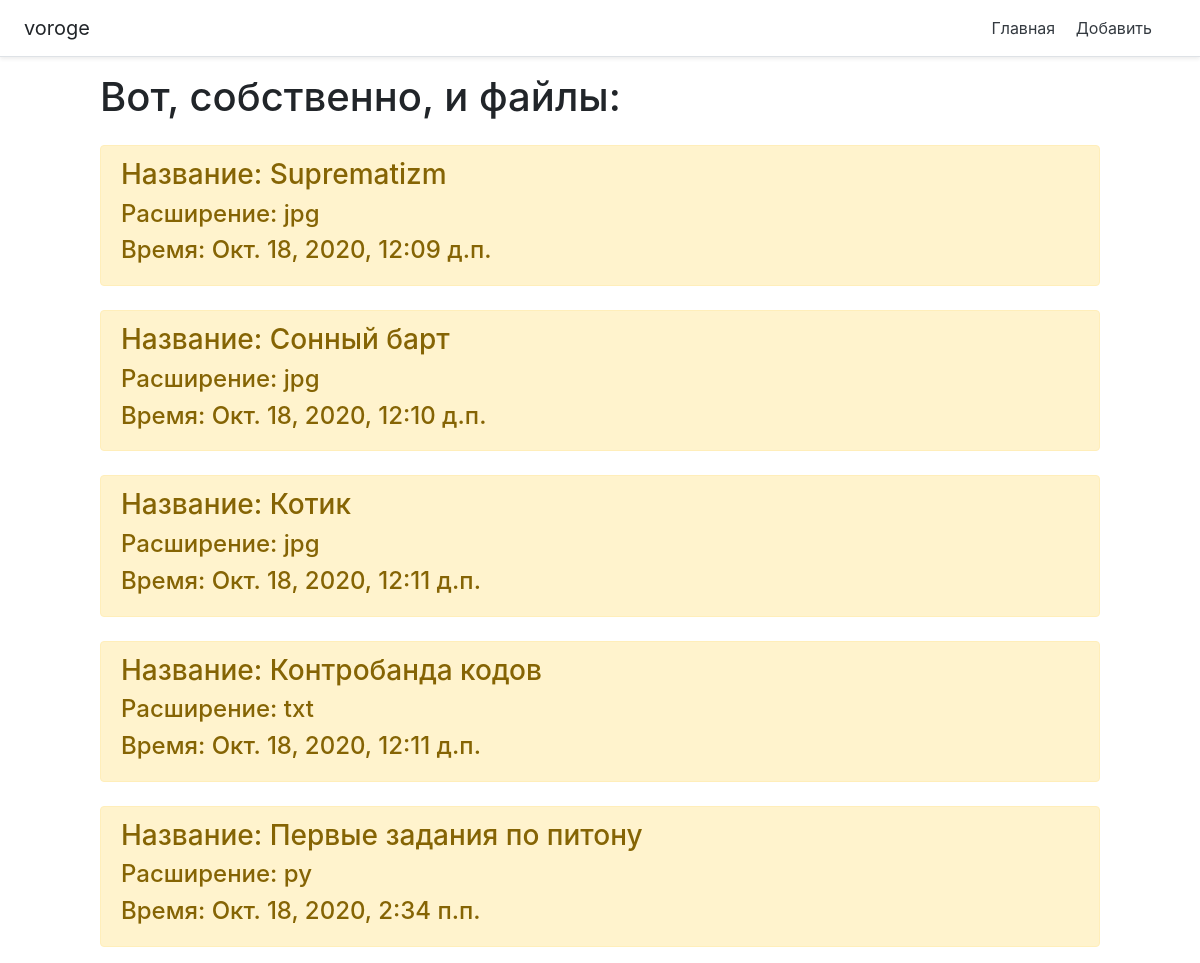
Page /data on the committed database.
### main/models.py (models this page shows, shortened)
class direct(models.Model):
    titleFile = models.CharField('Имя файла', default=timezone.now, max_length=50)
    samFile = models.FileField('Файл', null=True, blank=True)
    timeFile = models.DateTimeField(default=timezone.now)
    class Meta:
        verbose_name = 'Файл'
        verbose_name_plural = 'Файлы'

### main/views.py (the view)
# urls.py: path('data', views.data, name='data'),
def data(request):
    files = direct.objects.all()
    extensions = []
    for el in files:
        extensions.append(os.path.splitext(el.samFile.path)[1][1:])
    fusion = zip(files, extensions)
    return render(request, 'main/data.html', {'title': 'Файлы директории',
                                              'fusion': fusion,
                                              })

### main/templates/main/data.html (shortened to what this page needs)
{% extends 'main/base.html' %}
{% block content %}
    <h1>Вот, собственно, и файлы:</h1>
    {% if fusion %}
            {% for el, ex in fusion %}
                <div class="alert alert-warning mt-4">
                    <h3>Название: {{ el.titleFile }}</h3>
                    <h4>Расширение: {{ ex }}</h4>
                    <h4>Время: {{ el.timeFile }}</h4>
                </div>
            {% endfor %}
    {% else %}
        <p>В директории пустота</p>
    {% endif %}
{% endblock %}

### main/templates/main/base.html (shortened to what this page needs)
<!doctype html>
<html lang="ru">
<head>
    <link rel="stylesheet" href="https://stackpath.bootstrapcdn.com/bootstrap/4.5.2/css/bootstrap.min.css">
</head>
<body>
    <div class="d-flex flex-column flex-md-row align-items-center p-3 px-md-4 mb-3 bg-white border-bottom shadow-sm">
        <h5 class="my-0 mr-md-auto font-weight-normal">voroge</h5>
        <nav class="my-2 my-md-0 mr-md-3">
            <a class="p-2 text-dark" href="{% url 'main' %}">Главная</a>
            <a class="p-2 text-dark" href="{% url 'add' %}">Добавить</a>
        </nav>
    </div>
    <div style="margin-left: 100px; margin-right: 100px; margin-top: 15px">
       {% block content %}{% endblock %}
    </div>
</body>
</html>

### rows in the picture
direct: titleFile "Suprematizm", ex "jpg", timeFile "Окт. 18, 2020, 12:09 д.п."
direct: titleFile "Сонный барт", ex "jpg", timeFile "Окт. 18, 2020, 12:10 д.п."
direct: titleFile "Котик", ex "jpg", timeFile "Окт. 18, 2020, 12:11 д.п."
direct: titleFile "Контробанда кодов", ex "txt", timeFile "Окт. 18, 2020, 12:11 д.п."
direct: titleFile "Первые задания по питону", ex "py", timeFile "Окт. 18, 2020, 2:34 п.п."
